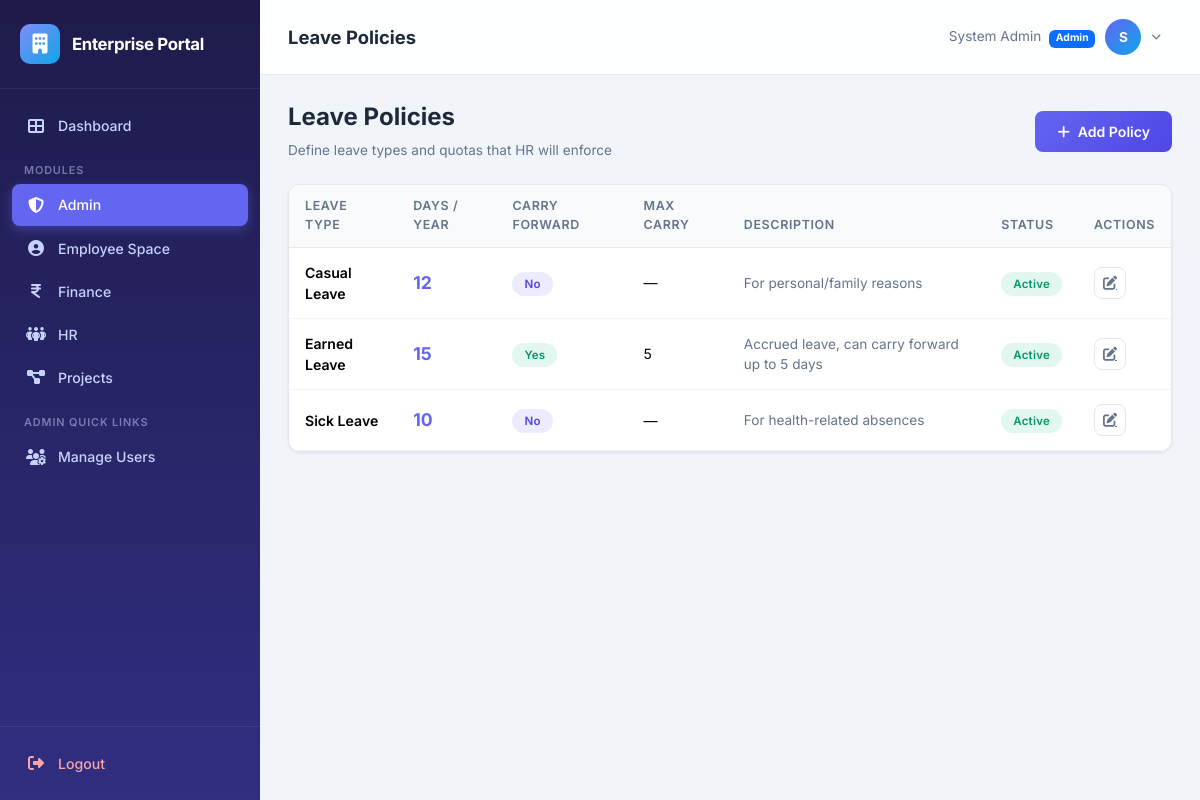
The app's page /admin/leave-policies (signed in) with its own data.
### app/models.py (models this page shows, shortened)
class Module(db.Model):
    __tablename__ = 'modules'
    id = db.Column(db.Integer, primary_key=True)
    name = db.Column(db.String(50), unique=True, nullable=False)
    slug = db.Column(db.String(50), unique=True, nullable=False)
    description = db.Column(db.String(200), default='')
    icon = db.Column(db.String(50), default='fas fa-cube')

class User(UserMixin, db.Model):
    __tablename__ = 'users'
    id = db.Column(db.Integer, primary_key=True)
    username = db.Column(db.String(80), unique=True, nullable=False, index=True)
    email = db.Column(db.String(120), unique=True, nullable=False)
    password_hash = db.Column(db.String(256), nullable=False)
    full_name = db.Column(db.String(150), nullable=False)
    phone = db.Column(db.String(20), default='')
    is_admin = db.Column(db.Boolean, default=False)
    is_active_user = db.Column(db.Boolean, default=True)
    must_change_password = db.Column(db.Boolean, default=False)
    created_at = db.Column(db.DateTime, default=datetime.utcnow)
    modules = db.relationship('Module', secondary='user_modules', backref=db.backref('users', lazy='dynamic'))
    employee = db.relationship('Employee', backref='user', uselist=False, lazy='joined')
    tasks_assigned = db.relationship('Task', backref='assignee', foreign_keys='Task.assigned_to')
    expenses = db.relationship('Expense', backref='submitter', foreign_keys='Expense.submitted_by')
    projects_created = db.relationship('Project', backref='creator', foreign_keys='Project.created_by')
    @property
    def is_active(self):
        return self.is_active_user

class LeavePolicy(db.Model):
    __tablename__ = 'leave_policies'
    id = db.Column(db.Integer, primary_key=True)
    leave_type = db.Column(db.String(50), unique=True, nullable=False)    # Casual, Sick, Earned, etc.
    total_days = db.Column(db.Integer, nullable=False, default=12)
    carry_forward = db.Column(db.Boolean, default=False)
    max_carry_days = db.Column(db.Integer, default=0)
    description = db.Column(db.String(250), default='')
    is_active = db.Column(db.Boolean, default=True)
    created_at = db.Column(db.DateTime, default=datetime.utcnow)

### app/admin/routes.py (the view)
@bp.route('/leave-policies')
@admin_required
def leave_policies():
    policies = LeavePolicy.query.order_by(LeavePolicy.leave_type).all()
    return render_template('admin/leave_policies.html', policies=policies)

### app/templates/admin/leave_policies.html (shortened to what this page needs)
{% extends "base.html" %}
{% block page_title %}Leave Policies{% endblock %}
{% block content %}
<div class="d-flex justify-content-between align-items-center mb-4">
    <div>
        <h4 style="font-weight:700;">Leave Policies</h4>
        <p style="color:var(--text-secondary); font-size:0.85rem; margin:0;">Define leave types and quotas that HR will enforce</p>
    </div>
    <a href="{{ url_for('admin.add_leave_policy') }}" class="btn btn-primary">
        <i class="fas fa-plus me-2"></i>Add Policy
    </a>
</div>
<div class="data-card">
    <div class="table-responsive">
        <table class="table">
            <thead>
                <tr>
                    <th>Leave Type</th>
                    <th>Days / Year</th>
                    <th>Carry Forward</th>
                    <th>Max Carry</th>
                    <th>Description</th>
                    <th>Status</th>
                    <th>Actions</th>
                </tr>
            </thead>
            <tbody>
                {% for p in policies %}
                <tr>
                    <td class="fw-semibold">{{ p.leave_type }}</td>
                    <td><span style="font-size:1.1rem; font-weight:700; color:var(--primary);">{{ p.total_days }}</span></td>
                    <td>
                        {% if p.carry_forward %}
                        <span class="badge-status badge-approved">Yes</span>
                        {% else %}
                        <span class="badge-status badge-planning">No</span>
                        {% endif %}
                    </td>
                    <td>{{ p.max_carry_days if p.carry_forward else '—' }}</td>
                    <td style="font-size:0.85rem; color:var(--text-secondary);">{{ p.description or '—' }}</td>
                    <td>
                        {% if p.is_active %}
                        <span class="badge-status badge-approved">Active</span>
                        {% else %}
                        <span class="badge-status badge-rejected">Inactive</span>
                        {% endif %}
                    </td>
                    <td>
                        <a href="{{ url_for('admin.edit_leave_policy', policy_id=p.id) }}" class="btn-action" title="Edit">
                            <i class="fas fa-pen-to-square"></i>
                        </a>
                    </td>
                </tr>
                {% else %}
                <tr><td colspan="7" class="text-center py-4" style="color:var(--text-secondary);">No leave policies configured yet</td></tr>
                {% endfor %}
            </tbody>
        </table>
    </div>
</div>
{% endblock %}

### app/templates/base.html (shortened to what this page needs)
<!DOCTYPE html>
<html lang="en">
<head>
    <link href="https://cdn.jsdelivr.net/npm/bootstrap@5.3.3/dist/css/bootstrap.min.css" rel="stylesheet">
    <link href="https://cdnjs.cloudflare.com/ajax/libs/font-awesome/6.5.1/css/all.min.css" rel="stylesheet">
    <link rel="stylesheet" href="{{ url_for('static', filename='css/style.css') }}">
</head>
<body>
    <aside id="sidebar" class="sidebar">
        <div class="sidebar-brand">
            <div class="brand-icon">
                <i class="fas fa-building"></i>
            </div>
            <h5>Enterprise Portal</h5>
        </div>
        <nav class="sidebar-nav">
            <a href="{{ url_for('main_dashboard') }}" class="nav-link">
                <i class="fas fa-th-large"></i>
                <span>Dashboard</span>
            </a>
            <div class="nav-label">Modules</div>
            {% for mod in user_modules %}
                {% if mod.slug == 'admin' %}
                <a href="{{ url_for('admin.dashboard') }}" class="nav-link" id="nav-admin">
                    <i class="fas fa-shield-halved"></i>
                    <span>Admin</span>
                </a>
                {% elif mod.slug == 'hr' %}
                <a href="{{ url_for('hr.dashboard') }}" class="nav-link" id="nav-hr">
                    <i class="fas fa-people-group"></i>
                    <span>HR</span>
                </a>
                {% elif mod.slug == 'pm' %}
                <a href="{{ url_for('pm.dashboard') }}" class="nav-link" id="nav-pm">
                    <i class="fas fa-diagram-project"></i>
                    <span>Projects</span>
                </a>
                {% elif mod.slug == 'finance' %}
                <a href="{{ url_for('finance.dashboard') }}" class="nav-link" id="nav-finance">
                    <i class="fas fa-indian-rupee-sign"></i>
                    <span>Finance</span>
                </a>
                {% elif mod.slug == 'employee' %}
                <a href="{{ url_for('employee.dashboard') }}" class="nav-link" id="nav-employee">
                    <i class="fas fa-user-circle"></i>
                    <span>Employee Space</span>
                </a>
                {% endif %}
            {% endfor %}
            {% if current_user.is_admin %}
            <div class="nav-label">Admin Quick Links</div>
            <a href="{{ url_for('admin.users') }}" class="nav-link">
                <i class="fas fa-users-cog"></i>
                <span>Manage Users</span>
            </a>
            {% endif %}
        </nav>
        <div class="sidebar-footer">
            <a href="{{ url_for('auth.logout') }}" class="nav-link">
                <i class="fas fa-right-from-bracket"></i>
                <span>Logout</span>
            </a>
        </div>
    </aside>
    <div class="main-content">
        <header class="top-navbar">
            <div class="d-flex align-items-center gap-3">
                <h1 class="page-title">{% block page_title %}Dashboard{% endblock %}</h1>
            </div>
            <div class="user-dropdown">
                <button class="user-dropdown-toggle" id="userDropdownBtn" type="button">
                    <span class="d-none d-md-inline" style="font-size:0.85rem; color: var(--text-secondary);">
                        {{ current_user.full_name }}
                        {% if current_user.is_admin %}
                            <span class="badge bg-primary ms-1" style="font-size:0.65rem;">Admin</span>
                        {% endif %}
                    </span>
                    <div class="user-avatar">
                        {{ current_user.full_name[0] | upper }}
                    </div>
                    <i class="fas fa-chevron-down" style="font-size:0.6rem; color:var(--text-secondary);"></i>
                </button>
            </div>
        </header>
        <div class="page-body">
            {% block content %}{% endblock %}
        </div>
    </div>
</body>
</html>

### records on screen
User: full_name "System Admin", full_name "S"
LeavePolicy: leave_type "Casual Leave", total_days "12", shows "No", carry_forward "—", description "For personal/family reasons", is_active "Active"
LeavePolicy: leave_type "Earned Leave", total_days "15", shows "Yes", carry_forward+max_carry_days "5", description "Accrued leave, can carry forward up to 5 days", is_active "Active"
LeavePolicy: leave_type "Sick Leave", total_days "10", shows "No", carry_forward "—", description "For health-related absences", is_active "Active"
